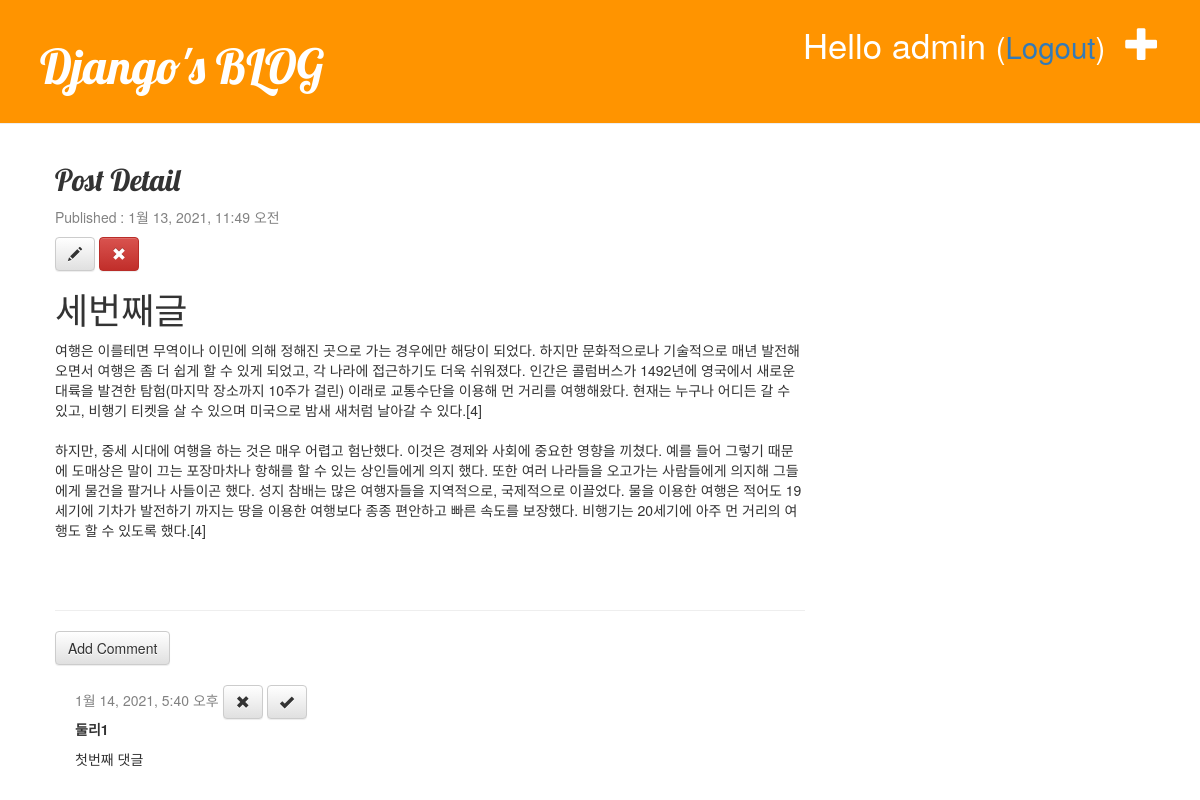
Screenshot of /post/4 (signed in) with the database file from the repository.
### blog/models.py (models this page shows, shortened)
class Post(models.Model):
    author = models.ForeignKey('auth.User', on_delete=models.CASCADE)
    title = models.CharField(max_length=200, validators=[min_length_3_validator])
    text = models.TextField()
    created_date = models.DateTimeField(default=timezone.now)
    published_date = models.DateTimeField(blank=True, null=True)

class Comment(models.Model):
    post = models.ForeignKey('blog.Post', on_delete=models.CASCADE, related_name='comments')
    author = models.CharField(max_length=100)
    text = models.TextField()
    created_date = models.DateTimeField(default=timezone.now)
    approved_comment = models.BooleanField(default=False)

### blog/views.py (the view)
# urls.py: path('post/<int:pk>', views.post_detail, name='post_detail'),
def post_detail(request, pk):
    post = get_object_or_404(Post, pk=pk)
    return render(request, 'blog/post_detail.html', {'post': post})

### blog/templates/blog/post_detail.html (shortened to what this page needs)
{% extends 'blog/base.html' %}
{% block content %}
<div class="post">
    <h2>Post Detail</h2>
    {% if post.published_date %}
    <div class="date">
        <p>Published : {{post.published_date}}</p>
    </div>
    {% endif %}
    {% if user.is_authenticated %}
        <a href="{% url 'post_edit' pk=post.pk %}" class="btn btn-default">
            <span class="glyphicon glyphicon-pencil"></span>
        </a>
        <a href="#" onclick="post_remove()" class="btn btn-danger">
            <span class="glyphicon glyphicon-remove"></span>
        </a>
    {% endif %}
    <h1>{{post.title}}</h1>
    <p>{{post.text|linebreaksbr}}</p>
</div>
<hr>
<a href="{% url 'add_comment_to_post' pk=post.pk %}" class="btn btn-default">Add Comment</a>
{% for comment in post.comments.all %}
    {% if user.is_authenticated %}
        <div class="comment">
            <div class="date">
                {{comment.created_date}}
                {% if not comment.approved_comment %}
                    <a href="{% url 'comment_remove' pk=comment.pk %}" class="btn btn-default">
                        <span class="glyphicon glyphicon-remove"></span>
                    </a>
                    <a href="{% url 'comment_approve' pk=comment.pk %}" class="btn btn-default">
                        <span class="glyphicon glyphicon-ok"></span>
                    </a>
                {% endif %}
            </div>
            <strong>{{comment.author}}</strong>
            <p>{{comment.text|linebreaks}}</p>
        </div>
    {% endif %}
{% empty %}
    <p>No comments here yet : </p>
{% endfor %}
{% endblock %}

### blog/templates/blog/base.html (shortened to what this page needs)
<!DOCTYPE html>
{% load static %}
<html lang="ko">
<head>
    <link rel="stylesheet" href="https://maxcdn.bootstrapcdn.com/bootstrap/3.3.2/css/bootstrap.min.css">
    <link rel="stylesheet" href="https://maxcdn.bootstrapcdn.com/bootstrap/3.3.2/css/bootstrap-theme.min.css" >
    <link rel="stylesheet" href="{% static 'css/blog.css' %}">
</head>
<body>
    <div class="page-header">
        {% if user.is_authenticated %}
            <a href="{% url 'post_new' %}" class="top-menu">
                <span class="glyphicon glyphicon-plus"></span>
            </a>
            <p class="top-menu">
                Hello {{user.username}}
                <small>(<a href="{% url 'logout' %}?next={{request.path}}">Logout</a>)</small>
            </p>
        {% else %}
            <a href="{% url 'login' %}" class="top-menu">
                <span class="glyphicon glyphicon-lock"></span>
            </a>
        {% endif %}
        <h1><a href="{% url 'post_list' %}">Django's BLOG</a></h1>
    </div>
    <div class="content container">
        <div class="row">
            <div class="col-md-8">
                {% block content %}
                {% endblock %}
            </div>
        </div>
    </div>
</body>
</html>

### blog/static/css/blog.css (style rules this page uses)
.page-header { background-color: #ff9400; margin-top: 0; padding: 20px 20px 20px 40px; }
.page-header h1, .page-header h1 a, .page-header h1 a:visited, .page-header h1 a:active { color: #ffffff; font-size: 36pt; text-decoration: none; }
.content { margin-left: 40px; }
h1, h2, h3, h4 { font-family: 'Lobster', cursive; }
.date { color: #828282; }
.top-menu, .top-menu:hover, .top-menu:visited { color: #ffffff; float: right; font-size: 26pt; margin-right: 20px; }
.post { margin-bottom: 70px; }
.comment { margin: 20px 0px 20px 20px; }

### rows the page displays
Post: published_date "1월 13, 2021, 11:49 오전", title "세번째글", text "여행은 이를테면 무역이나 이민에 의해 정해진 곳으로 가는 경우에만 해당이 되었다. 하지만 문화적으로나 기술적으로 매년 발전해 오면서 여행은 좀 더 쉽게 할 수 있게 되었고, 각 나라에 접근하기도 더욱 쉬워졌다. 인간은 콜럼버스가 1492년에 영국에서 새로운 대륙을 발견한 탐험(마지막 장소까지 10주가 걸린) 이래로 교통수단을 이용해 먼 거리를 여행해왔다. 현재는 누구나 어디든 갈 수 있고, 비행기 티켓을 살 수 있으며 미국으로 밤새 새처럼 날아갈 수 있다.[4] 하지만, 중세 시대에 여행을 하는 것은 매우 어렵고 험난했다. 이것은 경제와 사회에 중요한 영향을 끼쳤다. 예를 들어 그렇기 때문에 도매상은 말이 끄는 포장마차나 항해를 할 수 있는 상인들에게 의지 했다. 또한 여러 나라들을 오고가는 사람들에게 의지해 그들에게 물건을 팔거나 사들이곤 했다. 성지 참배는 많은 여행자들을 지역적으로, 국제적으로 이끌었다. 물을 이용한 여행은 적어도 19세기에 기차가 발전하기 까지는 땅을 이용한 여행보다 종종 편안하고 빠른 속도를 보장했다. 비행기는 20세기에 아주 먼 거리의 여행도 할 수 있도록 했다.[4]"
Comment: created_date "1월 14, 2021, 5:40 오후", approved_comment False (drawn), author "둘리1", text "첫번째 댓글"

### other values shown
{{ user.username }} "admin"
